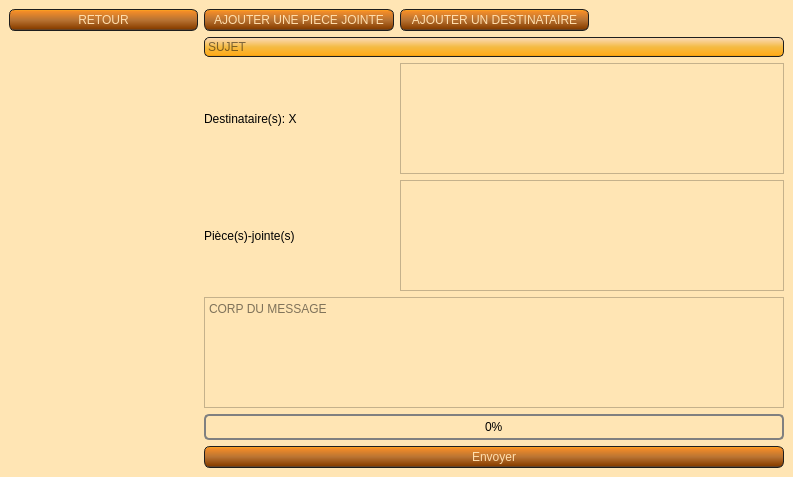
<?xml version="1.0" encoding="UTF-8"?>
<ui version="4.0">
 <class>mailing</class>
 <widget class="QMainWindow" name="mailing">
  <property name="geometry">
   <rect>
    <x>0</x>
    <y>0</y>
    <width>793</width>
    <height>477</height>
   </rect>
  </property>
  <property name="windowTitle">
   <string>Asso'Gestion - AMSE - Mailing</string>
  </property>
  <property name="windowIcon">
   <iconset>
    <normaloff>../SY_icone.jpg</normaloff>../SY_icone.jpg</iconset>
  </property>
  <property name="styleSheet">
   <string notr="true">QWidget
{
    background-color: #FFE5B4;
}

QMessageBox {
    background-color: #FFE5B4;
}

QMessageBox QLabel {
    color: #FFDEAD;
}
QLineEdit
{
    background-color: QLinearGradient( x1: 0, y1: 0, x2: 0, y2: 1, stop: 0 #FFDEAD, stop: 0.1 #FAD5A5, stop: 0.5 #F4BB44, stop: 0.9 #FFAC1C, stop: 1 #E49B0F);
    padding: 1px;
    border-style: solid;
    border: 1px solid #1e1e1e;
    border-radius: 5;
}

QPushButton
{
    color: #FFDEAD;
    background-color: QLinearGradient( x1: 0, y1: 0, x2: 0, y2: 1, stop: 0 #FFAC1C, stop: 0.1 #F28C28, stop: 0.5 #B87333, stop: 0.9 #8B4000, stop: 1 #464646);
    border-width: 1px;
    border-color: #1e1e1e;
    border-style: solid;
    border-radius: 6;
    padding: 3px;
    font-size: 12px;
    padding-left: 5px;
    padding-right: 5px;
    min-width: 40px;
}

QPushButton:pressed
{
    background-color: QLinearGradient( x1: 0, y1: 0, x2: 0, y2: 1, stop: 0 #2d2d2d, stop: 0.1 #2b2b2b, stop: 0.5 #292929, stop: 0.9 #282828, stop: 1 #252525);
}

QComboBox
{
	color: #FFDEAD;
    selection-background-color: #FFDEAD;
    background-color: QLinearGradient( x1: 0, y1: 0, x2: 0, y2: 1, stop: 0 #FFAC1C, stop: 0.1 #F28C28, stop: 0.5 #B87333, stop: 0.9 #8B4000, stop: 1 #464646);
    border-style: solid;
    border: 1px solid #1e1e1e;
    border-radius: 5;
}

QComboBox:hover,QPushButton:hover
{
    border: 2px solid QLinearGradient( x1: 0, y1: 0, x2: 0, y2: 1, stop: 0 #FFAC1C, stop: 1 #F28C28);
}


QComboBox:on
{
    padding-top: 3px;
    padding-left: 4px;
    background-color: QLinearGradient( x1: 0, y1: 0, x2: 0, y2: 1, stop: 0 #2d2d2d, stop: 0.1 #2b2b2b, stop: 0.5 #292929, stop: 0.9 #282828, stop: 1 #252525);
    selection-background-color: #ffaa00;
}

QComboBox QAbstractItemView
{
    border: 2px solid darkgray;
    selection-background-color: QLinearGradient( x1: 0, y1: 0, x2: 0, y2: 1, stop: 0 #ffa02f, stop: 1 #d7801a);
}

QComboBox::drop-down
{
     subcontrol-origin: padding;
     subcontrol-position: top right;
     width: 15px;

     border-left-width: 0px;
     border-left-color: darkgray;
     border-left-style: solid; /* just a single line */
     border-top-right-radius: 3px; /* same radius as the QComboBox */
     border-bottom-right-radius: 3px;
 }


QScrollBar:horizontal {
     border: 1px solid #222222;
     background: QLinearGradient( x1: 0, y1: 0, x2: 0, y2: 1, stop: 0.0 #121212, stop: 0.2 #282828, stop: 1 #484848);
     height: 7px;
     margin: 0px 16px 0 16px;
}

QScrollBar::handle:horizontal
{
      background: QLinearGradient( x1: 0, y1: 0, x2: 1, y2: 0, stop: 0 #ffa02f, stop: 0.5 #d7801a, stop: 1 #ffa02f);
      min-height: 20px;
      border-radius: 2px;
}

QScrollBar::add-line:horizontal {
      border: 1px solid #1b1b19;
      border-radius: 2px;
      background: QLinearGradient( x1: 0, y1: 0, x2: 1, y2: 0, stop: 0 #ffa02f, stop: 1 #d7801a);
      width: 14px;
      subcontrol-position: right;
      subcontrol-origin: margin;
}

QScrollBar::sub-line:horizontal {
      border: 1px solid #1b1b19;
      border-radius: 2px;
      background: QLinearGradient( x1: 0, y1: 0, x2: 1, y2: 0, stop: 0 #ffa02f, stop: 1 #d7801a);
      width: 14px;
     subcontrol-position: left;
     subcontrol-origin: margin;
}

QScrollBar::right-arrow:horizontal, QScrollBar::left-arrow:horizontal
{
      border: 1px solid black;
      width: 1px;
      height: 1px;
      background: white;
}

QScrollBar::add-page:horizontal, QScrollBar::sub-page:horizontal
{
      background: none;
}

QScrollBar:vertical
{
      background: QLinearGradient( x1: 0, y1: 0, x2: 1, y2: 0, stop: 0.0 #121212, stop: 0.2 #282828, stop: 1 #484848);
      width: 7px;
      margin: 16px 0 16px 0;
      border: 1px solid #222222;
}

QScrollBar::handle:vertical
{
      background: QLinearGradient( x1: 0, y1: 0, x2: 0, y2: 1, stop: 0 #ffa02f, stop: 0.5 #d7801a, stop: 1 #ffa02f);
      min-height: 20px;
      border-radius: 2px;
}

QScrollBar::add-line:vertical
{
      border: 1px solid #1b1b19;
      border-radius: 2px;
      background: QLinearGradient( x1: 0, y1: 0, x2: 0, y2: 1, stop: 0 #ffa02f, stop: 1 #d7801a);
      height: 14px;
      subcontrol-position: bottom;
      subcontrol-origin: margin;
}

QScrollBar::sub-line:vertical
{
      border: 1px solid #1b1b19;
      border-radius: 2px;
      background: QLinearGradient( x1: 0, y1: 0, x2: 0, y2: 1, stop: 0 #d7801a, stop: 1 #ffa02f);
      height: 14px;
      subcontrol-position: top;
      subcontrol-origin: margin;
}

QScrollBar::up-arrow:vertical, QScrollBar::down-arrow:vertical
{
      border: 1px solid black;
      width: 1px;
      height: 1px;
      background: white;
}


QScrollBar::add-page:vertical, QScrollBar::sub-page:vertical
{
      background: none;
}

QHeaderView::section:horizontal
{
    background-color: QLinearGradient( x1: 0, y1: 0, x2: 0, y2: 1, stop: 0 #FFAC1C, stop: 0.1 #F28C28, stop: 0.5 #B87333, stop: 0.9 #8B4000, stop: 1 #464646);
    color: #FFDEAD;;
    padding-left: 4px;
    border: 1px solid #6c6c6c;
}
QHeaderView::section:vertical
{
    background-color: QLinearGradient( x1: 0, y1: 0, x2: 0, y2: 1, stop: 0 #FFAC1C, stop: 0.1 #F28C28, stop: 0.5 #B87333, stop: 0.9 #8B4000, stop: 1 #464646);
    color: #FFDEAD;;
    padding-left: 4px;
    border: 1px solid #6c6c6c;
}
QTableWidget QTableCornerButton::section {
    background-color: QLinearGradient( x1: 0, y1: 0, x2: 0, y2: 1, stop: 0 #FFAC1C, stop: 0.1 #F28C28, stop: 0.5 #B87333, stop: 0.9 #8B4000, stop: 1 #464646);
}
QTableWidget::item:selected{ background-color: QLinearGradient( x1: 0, y1: 0, x2: 0, y2: 1, stop: 0 #FFDEAD, stop: 0.1 #FAD5A5, stop: 0.5 #F4BB44, stop: 0.9 #FFAC1C, stop: 1 #E49B0F); }

QDateEdit
{
border : 2px solid #E49B0F;
background-color : QLinearGradient( x1: 0, y1: 0, x2: 0, y2: 1, stop: 0 #FFDEAD, stop: 0.1 #FAD5A5, stop: 0.5 #F4BB44, stop: 0.9 #FFAC1C, stop: 1 #E49B0F);;
padding : 5px;
}
QDateEdit::up-arraow
{
border : 2px solid black;
background-color : lightgreen;

}
QDateEdit::down-arrow
{
background-color : #E49B0F;
}

QTabWidget::tab-bar {
   border: 1px solid #E49B0F;
}

QTabBar::tab {
  background: #8B4000;
  color: white;
  padding: 10px;
 }

 QTabBar::tab:selected {
  background: #E49B0F;
 }

QTabWidget::pane { 
   border: none;
}</string>
  </property>
  <widget class="QWidget" name="centralwidget">
   <layout class="QGridLayout" name="gridLayout">
    <item row="3" column="1">
     <widget class="QLabel" name="label_2">
      <property name="text">
       <string>Pièce(s)-jointe(s)</string>
      </property>
     </widget>
    </item>
    <item row="2" column="1">
     <widget class="QLabel" name="label_dest">
      <property name="text">
       <string>Destinataire(s): X</string>
      </property>
     </widget>
    </item>
    <item row="1" column="1" colspan="3">
     <widget class="QLineEdit" name="sujet_edit">
      <property name="placeholderText">
       <string>SUJET</string>
      </property>
     </widget>
    </item>
    <item row="0" column="1">
     <widget class="QPushButton" name="butt_add_pj">
      <property name="text">
       <string>AJOUTER UNE PIECE JOINTE</string>
      </property>
     </widget>
    </item>
    <item row="0" column="2">
     <widget class="QPushButton" name="butt_add_dest">
      <property name="text">
       <string>AJOUTER UN DESTINATAIRE</string>
      </property>
     </widget>
    </item>
    <item row="5" column="1" colspan="3">
     <widget class="QTextEdit" name="mail_message_edit">
      <property name="placeholderText">
       <string>CORP DU MESSAGE</string>
      </property>
     </widget>
    </item>
    <item row="7" column="1" colspan="3">
     <widget class="QPushButton" name="button_envoi">
      <property name="text">
       <string>Envoyer</string>
      </property>
     </widget>
    </item>
    <item row="2" column="2" colspan="2">
     <widget class="QListWidget" name="liste_destinataire"/>
    </item>
    <item row="6" column="1" colspan="3">
     <widget class="QProgressBar" name="pb">
      <property name="styleSheet">
       <string notr="true">QProgressBar{
    border: 2px solid grey;
    border-radius: 5px;
    text-align: center
}

QProgressBar::chunk {
    background-color: QLinearGradient( x1: 0, y1: 0, x2: 0, y2: 1, stop: 0 #FFDEAD, stop: 0.1 #FAD5A5, stop: 0.5 #F4BB44, stop: 0.9 #FFAC1C, stop: 1 #E49B0F);
    width: 10px;
    margin: 1px;
}
</string>
      </property>
      <property name="value">
       <number>0</number>
      </property>
     </widget>
    </item>
    <item row="3" column="2" colspan="2">
     <widget class="QListWidget" name="liste_pj">
      <property name="editTriggers">
       <set>QAbstractItemView::NoEditTriggers</set>
      </property>
     </widget>
    </item>
    <item row="0" column="0">
     <widget class="QPushButton" name="button_retour">
      <property name="text">
       <string>RETOUR</string>
      </property>
     </widget>
    </item>
   </layout>
  </widget>
 </widget>
 <resources/>
 <connections/>
</ui>
